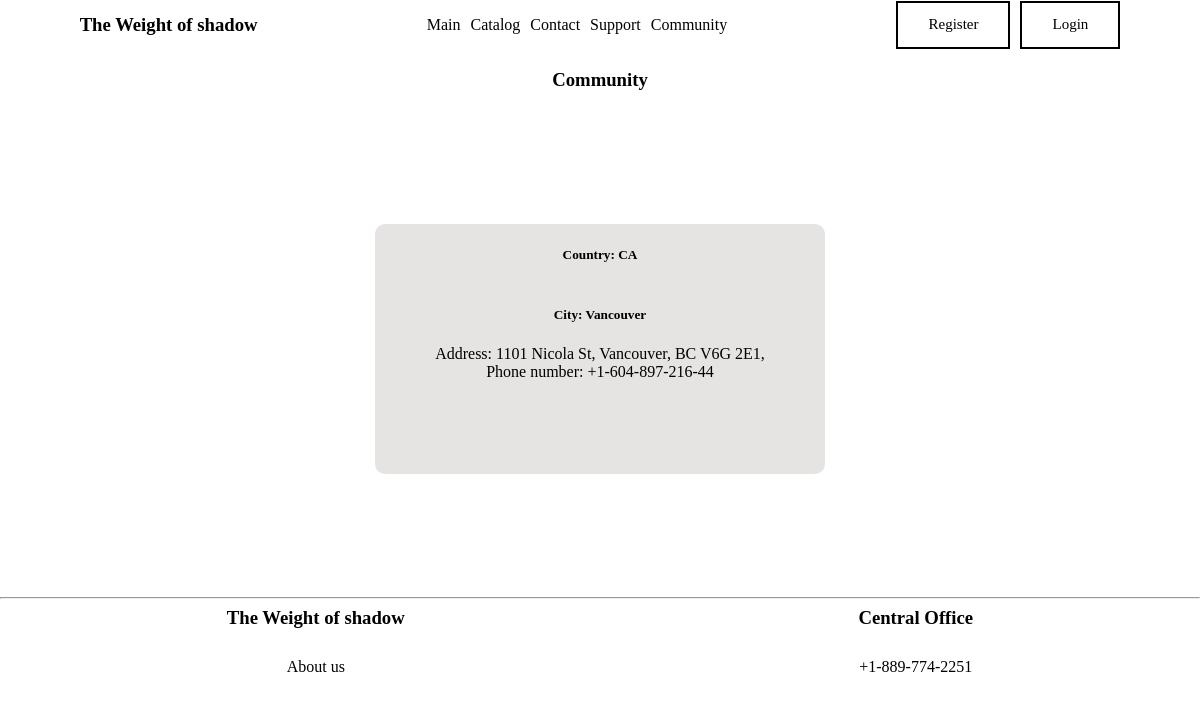
The app's page /contact/community/ with its own data.
### contact/models.py (models this page shows, shortened)
class community(models.Model):
    country = [
        ("CA","CA"),
        ("USA","USA")
    ]
    type = models.CharField(max_length=3, choices=country, default='CA')  # Добавил max_length=3
    city = models.CharField(max_length=100, default='')
    address = models.CharField(max_length=200)
    phone_number = models.CharField(max_length=20)

### contact/views.py (the view)
# urls.py: path('community/', views.FunctionCommunity, name='community')
def FunctionCommunity(request):
    list_community = community.objects.all()
    return render(request, 'contact/community.html', {'list_community': list_community})

### contact/templates/contact/community.html (shortened to what this page needs)
{% extends 'myapp/layout.html' %}
{% load static %}
{% block style_css %}
<link rel="stylesheet" href="{% static 'contact/css/contact.css' %}" />
{% endblock %}
{% block content %}
<h3>Community</h3>
<div class="main_keys">
{% for el in list_community %}
<div class="keys">
   <h5>Country: {{el.type}}</h5>
   <h5>City: {{el.city}}</h5>
   <p>Address: {{el.address}}</p>
   <p>Phone number: {{el.phone_number}}</p>
</div>
{% endfor %}
</div>
{% endblock %}

### static/myapp/css/layout.css (style rules this page uses)
body { margin: 0; padding: 0; }
p { font-family: algerian; color: black; margin: 0; padding: 0; }
h3 { font-family: algerian; color: black; }

### contact/static/contact/css/contact.css (style rules this page uses)
h3 { text-align: center; }
h5 { font-family: algerian; color: black; }
.main_keys { min-height: 60vh; display: flex; flex-wrap: wrap; justify-content: center; align-items: center; gap: 20px; }
.keys { display: flex; width: 450px; height: 250px; flex-direction: column; background-color: rgb(230, 227, 227); border-radius: 10px; text-align: center; }

### records on screen
community: type "CA", city "Vancouver", address "1101 Nicola St, Vancouver, BC V6G 2E1,", phone_number "+1-604-897-216-44"
